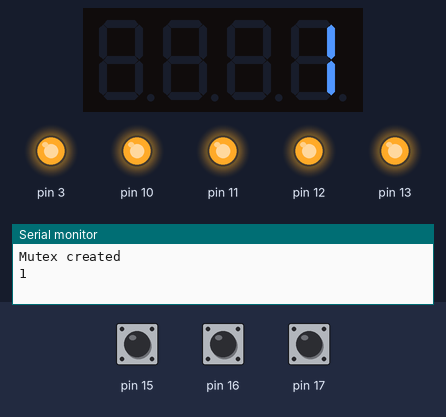
Simulated run of this sketch. Board: Arduino Uno, built with avr-gcc and run on an emulated ATmega328P. Parts: 4-digit seven-segment display, output pins drawn as LEDs (lit = HIGH), the last lines printed to the serial monitor. The inputs (shaded band) are chosen by the test bench; at power-on: pin 15 HIGH, pin 16 HIGH, pin 17 HIGH. Random numbers use the default seed unless the sketch sets one.

Above: at 0.8 s.
At 2.8 s:
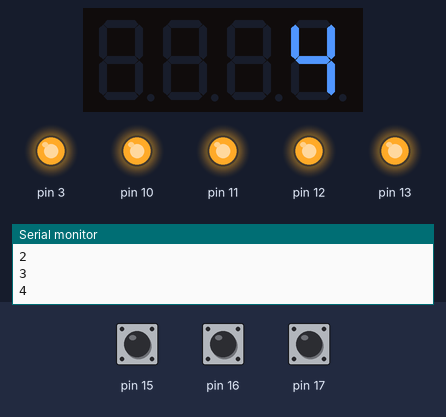
At 9.1 s:
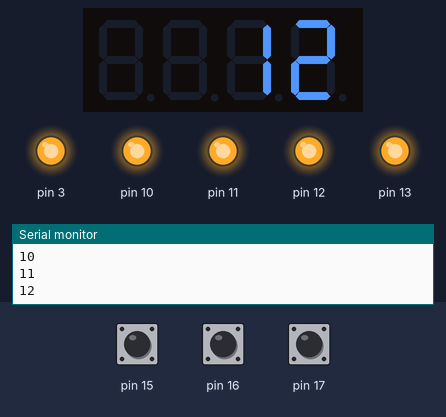
At 18.5 s:
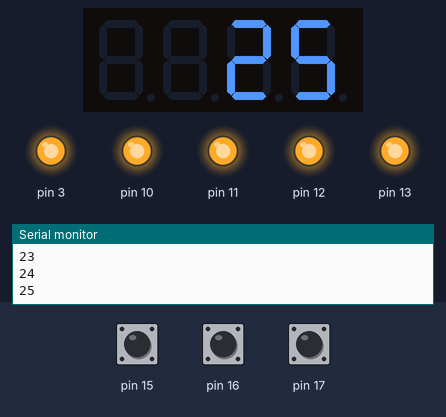
At 26.5 s:
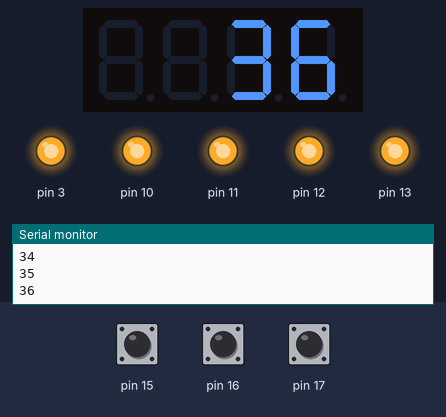
At 32.8 s:
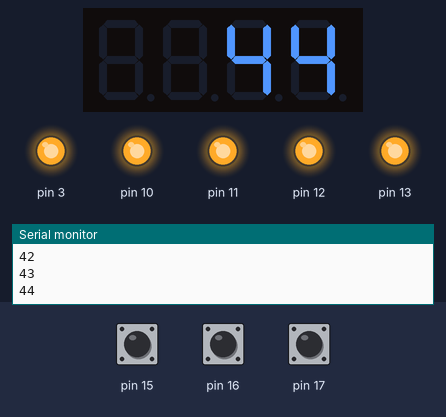
Timing chart, 0 to 34.3 s (numbered marks = the images above):
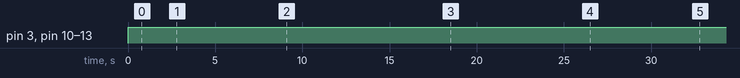

The sketch:

Exec1.ino
```cpp
#include <Arduino_FreeRTOS.h>
#include <MultiFuncShield.h>
#include <TimerOne.h>
#include <semphr.h>

SemaphoreHandle_t mutex;

int var_global = 0;

void TaskInc( void *pvParameters );

void setup() {
  // put your setup code here, to run once:
  Serial.begin(9600);


  //Initialize MFS shield library
  Timer1.initialize();
  MFS.initialize(&Timer1);


  xTaskCreate(TaskInc, "Task1", 128, NULL, 1, NULL);
  xTaskCreate(TaskInc, "Task2", 128, NULL, 1, NULL);

  /**
   Create mutex
   https://www.freertos.org/a00122.html
  */
  mutex = xSemaphoreCreateMutex();
  if (mutex != NULL)
  {
  Serial.println("Mutex created");
  }

  vTaskStartScheduler();
}


void TaskInc( void *pvParameters )
{
  int var_local = var_global;
  while(1)
  {
    if (xSemaphoreTake(mutex, 10) == pdTRUE)
    {
      var_local++;
      vTaskDelay( random(500,1000)/ portTICK_PERIOD_MS );
      var_global = var_local;
      Serial.println(var_global);

      MFS.write(var_global);

      /**
         Give mutex
         https://www.freertos.org/a00123.html
      */
      xSemaphoreGive(mutex);
    }
  }

}

void loop() {
  // put your main code here, to run repeatedly:

}
```

Measured:
- by itself, pin 3, pin 10–13: LOW → HIGH at 0.00 s
- what the display in image 0 shows lasts 0.7 s, from 0.8 s to 1.5 s
- what the display in image 1 shows lasts 1.0 s, from 2.7 s to 3.7 s
- what the display in image 2 shows lasts 1.0 s, from 9.1 s to 10.1 s
